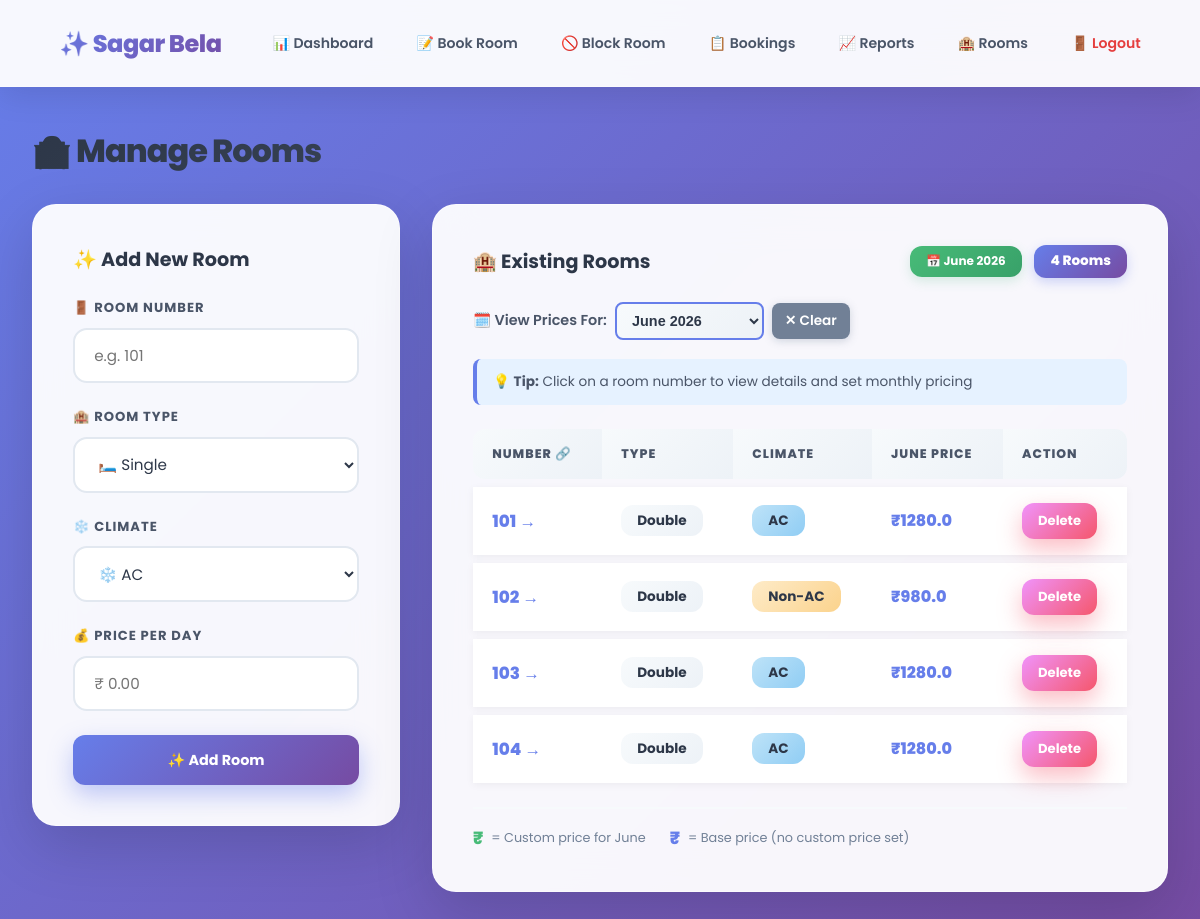
The app's page /rooms (signed in) with its own data.
### app.py (models this page shows)
class Room(db.Model):
    id = db.Column(db.Integer, primary_key=True)
    number = db.Column(db.String(10), unique=True, nullable=False)
    room_type = db.Column(db.String(50), nullable=False)
    ac_type = db.Column(db.String(10), nullable=False, default='AC')
    price_per_day = db.Column(db.Float, nullable=False)
    bookings = db.relationship('Booking', backref='room', lazy=True)
    monthly_prices = db.relationship('RoomPrice', backref='room', lazy=True, cascade='all, delete-orphan')

### app.py (the view, shortened to what this page needs)
@app.route('/rooms', methods=['GET', 'POST'])
@login_required
def manage_rooms():
    filter_month = request.args.get('month', type=int)
    filter_year = request.args.get('year', type=int)
    current_date = datetime.now()
    display_year = filter_year if filter_year else current_date.year
    display_month = filter_month if filter_month else current_date.month
    display_month_name = calendar.month_name[display_month]
    rooms = Room.query.order_by(Room.number).all()
    prices = {p.room_id: p for p in RoomPrice.query.filter_by(year=display_year, month=display_month).all()}
    room_prices = {}
    for room in rooms:
        price_obj = prices.get(room.id)
        room_prices[room.id] = {
            'price': price_obj.price_per_day if price_obj else room.price_per_day,
            'is_custom': price_obj is not None,
            'base_price': room.price_per_day
        }
    all_prices = RoomPrice.query.with_entities(RoomPrice.year, RoomPrice.month).distinct().all()
    available_months = sorted(set((p.year, p.month) for p in all_prices), reverse=True)
    if (current_date.year, current_date.month) not in available_months:
        available_months.insert(0, (current_date.year, current_date.month))
        available_months = sorted(available_months, reverse=True)
    return render_template('rooms.html', rooms=rooms, room_prices=room_prices,
                         current_month_name=display_month_name, current_year=display_year,
                         available_months=available_months, selected_month=display_month,
                         selected_year=display_year)

### app.py (called while the page is built)
def login_required(f):
    @wraps(f)
    def decorated(*args, **kwargs):
        if 'user_id' not in session:
            return redirect(url_for('login'))
        return f(*args, **kwargs)
    return decorated

### templates/rooms.html (shortened to what this page needs)
{% extends "base.html" %}
{% block extra_style %}
<link rel="stylesheet" href="{{ url_for("static", filename="css/rooms.css") }}">
{% endblock %}
{% block content %}
<h2>🏨 Manage Rooms</h2>
<div class="page-grid">
    <div class="card">
        <h3 style="margin-bottom:1.5rem; color:#2d3748;">✨ Add New Room</h3>
        <form method="POST">
            <div class="form-group">
                <label>🚪 Room Number</label>
                <input type="text" name="number" required placeholder="e.g. 101">
            </div>
            <div class="form-group">
                <label>🏨 Room Type</label>
                <select name="room_type" required>
                    <option value="Single">🛏️ Single</option>
                </select>
            </div>
            <div class="form-group">
                <label>❄️ Climate</label>
                <select name="ac_type" required>
                    <option value="AC">❄️ AC</option>
                </select>
            </div>
            <div class="form-group">
                <label>💰 Price per Day</label>
                <input type="number" name="price_per_day" required step="0.01" placeholder="₹ 0.00">
            </div>
            <button type="submit" class="btn btn-primary" style="width:100%; justify-content:center; padding:0.9rem;">✨ Add Room</button>
        </form>
    </div>
    <div class="card">
        <div style="display:flex; justify-content:space-between; align-items:center; margin-bottom:1.5rem;">
            <h3 style="margin:0; color:#2d3748;">🏨 Existing Rooms</h3>
            <div style="display:flex; gap:0.8rem; align-items:center; flex-wrap:wrap;">
                <span style="background:linear-gradient(135deg,#48bb78,#38a169); color:white; padding:0.4rem 1rem; border-radius:12px; font-size:0.75rem; font-weight:700; box-shadow:0 4px 12px rgba(72,187,120,0.2);">📅 {{ current_month_name }} {{ current_year }}</span>
                <span style="background:linear-gradient(135deg,#667eea,#764ba2); color:white; padding:0.4rem 1rem; border-radius:12px; font-size:0.85rem; font-weight:800; box-shadow:0 4px 12px rgba(102,126,234,0.3);">{{ rooms|length }} Rooms</span>
            </div>
        </div>
        {% if available_months %}
        <div style="margin-bottom:1.2rem;">
            <form method="GET" id="monthFilterForm" style="display:flex; gap:0.5rem; align-items:center; flex-wrap:wrap;">
                <label style="font-weight:600; color:#4a5568; font-size:0.9rem;">🗓️ View Prices For:</label>
                <select name="month" id="monthSelect" style="padding:0.5rem 2.5rem 0.5rem 0.7rem; border:2px solid #667eea; border-radius:8px; font-size:0.9rem; background:linear-gradient(135deg,#f7fafc,#edf2f7); cursor:pointer; font-weight:600; color:#2d3748;" onchange="document.getElementById('monthFilterForm').submit()">
                    {% for year, month in available_months %}
                    <option value="{{ month }}" data-year="{{ year }}" {% if selected_month == month and selected_year == year %}selected{% endif %}>
                        {{ [None, 'January', 'February', 'March', 'April', 'May', 'June', 'July', 'August', 'September', 'October', 'November', 'December'][month] }} {{ year }}
                    </option>
                    {% endfor %}
                </select>
                {% if selected_month %}
                <a href="/rooms" style="padding:0.5rem 0.8rem; background:#718096; color:white; border-radius:8px; font-size:0.85rem; font-weight:600; text-decoration:none; transition:all 0.2s; box-shadow:0 2px 8px rgba(113,128,150,0.3);" onmouseover="this.style.background='#e53e3e'" onmouseout="this.style.background='#718096'">✕ Clear</a>
                {% endif %}
            </form>
        </div>
        {% endif %}
        <div style="background:#e6f2ff; border-left:4px solid #667eea; padding:0.8rem 1rem; margin-bottom:1rem; border-radius:8px; font-size:0.85rem; color:#4a5568;">
            💡 <strong>Tip:</strong> Click on a room number to view details and set monthly pricing
        </div>
        {% if rooms %}
        <table>
            <thead>
            <tr><th>Number 🔗</th><th>Type</th><th>Climate</th><th>{{ current_month_name }} Price</th><th>Action</th></tr>
            </thead>
            <tbody>
            {% for room in rooms %}
            {% set price_info = room_prices[room.id] %}
            <tr>
                <td data-label="Number" style="font-weight:800; font-size:1.05rem;"><a href="/room/{{ room.id }}" style="color:#667eea; text-decoration:none; transition:all 0.2s;" onmouseover="this.style.color='#5a67d8'; this.style.textDecoration='underline'" onmouseout="this.style.color='#667eea'; this.style.textDecoration='none'">{{ room.number }} →</a></td>
                <td data-label="Type"><span style="background:linear-gradient(135deg,#f7fafc,#edf2f7); padding:0.4rem 1rem; border-radius:12px; font-size:0.85rem; font-weight:700; color:#2d3748;">{{ room.room_type }}</span></td>
                <td data-label="Climate"><span style="background:{% if room.ac_type == 'AC' %}linear-gradient(135deg,#bee3f8,#90cdf4){% else %}linear-gradient(135deg,#feebc8,#fbd38d){% endif %}; padding:0.4rem 1rem; border-radius:12px; font-size:0.85rem; font-weight:700; color:#2d3748;">{{ room.ac_type }}</span></td>
                <td data-label="{{ current_month_name }} Price">
                    <div style="display:flex; flex-direction:column; gap:0.3rem;">
                        <div style="font-weight:800; {% if price_info.is_custom %}color:#48bb78{% else %}color:#667eea{% endif %}; font-size:1rem;">
                            ₹{{ price_info.price }}
                        </div>
                    </div>
                </td>
                <td data-label="Action">
                    <form method="POST" action="/rooms/delete/{{ room.id }}" style="display:inline;">
                        <button class="btn btn-danger btn-sm" onclick="return confirm('Delete room {{ room.number }}?')">Delete</button>
                    </form>
                </td>
            </tr>
            {% endfor %}
            </tbody>
        </table>
        <div style="display:flex; gap:1.5rem; margin-top:1rem; padding-top:1rem; border-top:2px solid #f7fafc; font-size:0.8rem; flex-wrap:wrap;">
            <div style="display:flex; align-items:center; gap:0.5rem;">
                <span style="color:#48bb78; font-weight:800; font-size:1.1rem;">₹</span>
                <span style="color:#718096;">= Custom price for {{ current_month_name }}</span>
            </div>
            <div style="display:flex; align-items:center; gap:0.5rem;">
                <span style="color:#667eea; font-weight:800; font-size:1.1rem;">₹</span>
                <span style="color:#718096;">= Base price (no custom price set)</span>
            </div>
        </div>
        {% else %}
        <div style="text-align:center; padding:4rem 2rem;">
            <div style="font-size:4rem; margin-bottom:1rem;">🏨</div>
            <p style="color:#718096; font-size:1.2rem; font-weight:600;">No rooms yet. Add your first room!</p>
        </div>
        {% endif %}
    </div>
</div>
{% endblock %}

### static/css/base.css (style rules this page uses)
* { margin: 0; padding: 0; box-sizing: border-box; }
body { font-family: 'Poppins', sans-serif; background: linear-gradient(135deg, #667eea 0%, #764ba2 100%); color: #2d3748; min-height: 100vh; }
h2 { font-size: 2rem; font-weight: 800; background: linear-gradient(135deg, #2d3748, #4a5568); -webkit-background-clip: text; -webkit-text-fill-color: transparent; margin-bottom: 1.8rem; letter-spacing: -1px; }
h3 { font-size: 1.2rem; font-weight: 700; color: #2d3748; margin-bottom: 1rem; }
.btn { padding: 0.75rem 1.5rem; border: none; border-radius: 12px; cursor: pointer; font-size: 0.9rem; font-weight: 700; text-decoration: none; display: inline-flex; align-items: center; gap: 0.5rem; transition: transform 0.2s, box-shadow 0.2s; font-family: 'Poppins', sans-serif; }
.btn-primary { background: linear-gradient(135deg, #667eea 0%, #764ba2 100%); color: white; box-shadow: 0 10px 25px rgba(102,126,234,0.4); }
.btn-danger { background: linear-gradient(135deg, #f093fb 0%, #f5576c 100%); color: white; box-shadow: 0 10px 25px rgba(245,87,108,0.4); }
.btn-sm { padding: 0.5rem 1rem; font-size: 0.82rem; }
.card { background: rgba(255, 255, 255, 0.95); backdrop-filter: blur(20px); border-radius: 24px; padding: 2.5rem; box-shadow: 0 20px 60px rgba(0,0,0,0.15); margin-bottom: 2rem; border: 1px solid rgba(255,255,255,0.5); }
.form-group { margin-bottom: 1.5rem; }
.form-group label { display: block; margin-bottom: 0.6rem; font-weight: 700; font-size: 0.82rem; color: #4a5568; text-transform: uppercase; letter-spacing: 1px; }
.form-group input, .form-group select { width: 100%; padding: 0.9rem 1.2rem; border: 2px solid #e2e8f0; border-radius: 14px; font-size: 0.95rem; font-family: 'Poppins', sans-serif; transition: all 0.3s; background: white; color: #2d3748; }
table { width: 100%; border-collapse: separate; border-spacing: 0 0.5rem; }
th, td { padding: 1rem 1.2rem; text-align: left; }
th { background: linear-gradient(135deg, #f7fafc, #edf2f7); font-size: 0.78rem; text-transform: uppercase; letter-spacing: 1px; color: #4a5568; font-weight: 800; border: none; position: sticky; top: 0; }
th:first-child { border-radius: 12px 0 0 12px; }
th:last-child { border-radius: 0 12px 12px 0; }
td { background: white; border: none; font-size: 0.9rem; }
tbody tr { box-shadow: 0 2px 8px rgba(0,0,0,0.05); transition: all 0.2s; }
.page-grid { display: grid; grid-template-columns: 1fr 2fr; gap: 2rem; align-items: start; }

### records on screen
Room: number "101", room_type "Double", ac_type "AC", price "1280.0"
Room: number "102", room_type "Double", ac_type "Non-AC", price "980.0"
Room: number "103", room_type "Double", ac_type "AC", price "1280.0"
Room: number "104", room_type "Double", ac_type "AC", price "1280.0"

### other values on screen
{{ rooms|length }} "4"
form field month "June 2026"
